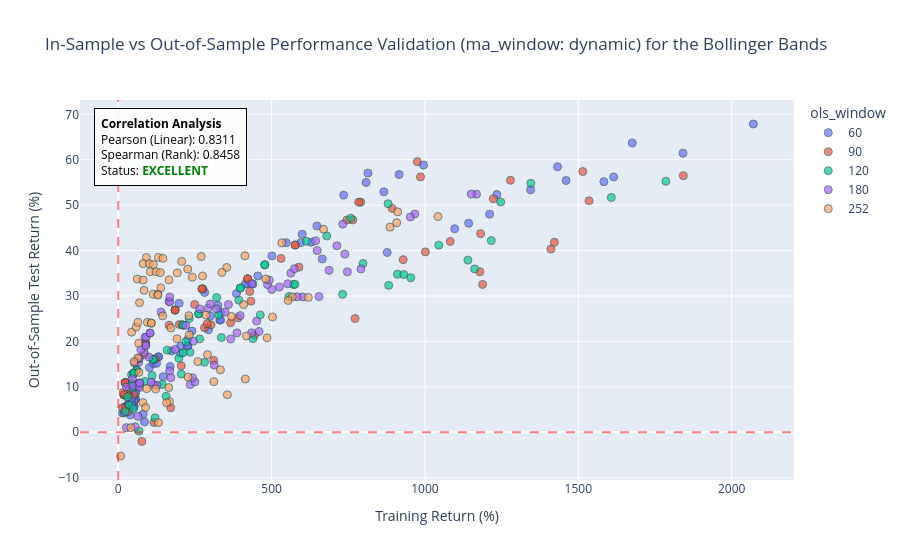

Notebook source saved alongside this figure:
### Code cell
# ==============================================================================
# 1. HYPERPARAMETER GRID FOR BOLLINGER BANDS STRATEGY
# ==============================================================================
windows_grid = config['grids']['bollinger']['ols_windows']
bollinger_param_grid = {
    'num_std': [round(x, 2) for x in np.linspace(1.0, 2.0, 15)],
    'stop_mult': config['grids']['bollinger']['stop_mult'],
    'ma_window': config['grids']['bollinger']['ma_window']
}

# ==============================================================================
# 2. INITIALIZE AND EXECUTE MODULAR BACKTEST
# ==============================================================================
backtest = PairsBacktest(
    ticker_x=ticker_x,
    ticker_y=ticker_y,
    start_date=str(start_date),
    end_date_train=str(end_date_train),
    start_date_test=str(start_date_test),
    end_date=str(end_date),
    strategy_cls=DynamicMeanReversionStrategy,
    strategy_param_grid=bollinger_param_grid,
    ols_windows_to_test=windows_grid,
    show_heatmaps=True,
    transaction_cost=t_cost,
    compounding=is_compounding,  
    target_metric=metric_to_use,
    strategy_name=strategy_name_BB
)

final_train_df, final_test_df = backtest.execute_pipeline()

if final_train_df is not None and final_test_df is not None:
    print(f"\n Evaluating In-Sample Regimes for {ticker_x} x {ticker_y}")
    evaluate_stationarity_regimes(final_train_df, strategy_name_BB, is_compounding)

    print(f"\n Evaluating Out-of-Sample Regimes for {ticker_x} x {ticker_y}")
    evaluate_stationarity_regimes(final_test_df, strategy_name_BB, is_compounding)

### Figure 1 — Plotly figure (JSON) as saved in the notebook; plotly's stock layout.template omitted (floating-point values rounded to 4 significant figures; data arrays with more than 128 entries replaced by an {"elided": "..."} marker saying what was removed)
{"data": [{"customdata": {"elided": "75x4 mixed values"}, "hovertemplate": "ols_window=%{customdata[0]}<br>Training Return (%)=%{x}<br>Out-of-Sample Test Return (%)=%{y}<br>num_std=%{customdata[1]}<br>stop_mult=%{customdata[2]}<br>ma_window=%{customdata[3]}<extra></extra>", "legendgroup": "60", "marker": {"color": "#636efa", "line": {"color": "DarkSlateGrey", "width": 1}, "opacity": 0.7, "size": 8, "symbol": "circle"}, "mode": "markers", "name": "60", "orientation": "v", "showlegend": true, "type": "scatter", "x": [81.42, 300.9, 1097.0, 1615.0, 2070.0, 85.57, 424.5, 1143.0, 1583.0, 1841.0, 146.3, 665.1, 1234.0, 1432.0, 1676.0, 173.9, 877.0, 1211.0, 1344.0, 1460.0, 198.5, 629.1, 866.2, 915.6, 995.2, 281.6, 647.6, 734.9, 808.2, 814.1, 324.7, 501.1, 547.7, 595.1, 599.6, 240.2, 385.3, 414.7, 439.0, 455.0, 203.2, 294.3, 331.0, 333.8, 333.8, 169.4, 203.0, 225.2, 227.1, 227.1, 101.6, 114.7, 124.9, 131.4, 131.4, 35.12, 55.35, 56.24, 56.24, 56.24, 39.36, 51.2, 52.06, 52.06, 52.06, 33.02, 43.43, 44.25, 44.25, 44.25, 13.34, 19.46, 22.9, 22.9, 22.9], "xaxis": "x", "y": [3.995, 25.57, 44.8, 56.22, 67.87, 2.259, 32.69, 46.0, 55.17, 61.45, 12.22, 38.16, 52.34, 58.44, 63.69, 17.89, 39.59, 48.02, 53.39, 55.42, 28.38, 41.82, 52.92, 56.74, 58.83, 30.77, 45.41, 52.2, 55.0, 57.06, 27.91, 38.81, 41.73, 41.73, 43.62, 22.28, 30.54, 32.64, 32.64, 34.4, 17.33, 22.55, 24.71, 24.71, 26.36, 14.47, 18.93, 18.93, 18.93, 20.42, 14.24, 15.16, 15.16, 16.6, 16.6, 6.711, 7.377, 7.377, 8.721, 8.721, 3.797, 5.624, 5.624, 6.946, 6.946, 6.06, 6.06, 6.06, 7.388, 7.388, 4.261, 4.261, 5.566, 5.566, 5.566], "yaxis": "y"}, {"customdata": {"elided": "75x4 mixed values"}, "hovertemplate": "ols_window=%{customdata[0]}<br>Training Return (%)=%{x}<br>Out-of-Sample Test Return (%)=%{y}<br>num_std=%{customdata[1]}<br>stop_mult=%{customdata[2]}<br>ma_window=%{customdata[3]}<extra></extra>", "legendgroup": "90", "marker": {"color": "#EF553B", "line": {"color": "DarkSlateGrey", "width": 1}, "opacity": 0.7, "size": 8, "symbol": "circle"}, "mode": "markers", "name": "90", "orientation": "v", "showlegend": true, "type": "scatter", "x": [76.97, 311.2, 1188.0, 1411.0, 1842.0, 116.4, 444.3, 1082.0, 1182.0, 1515.0, 171.2, 772.1, 1179.0, 1422.0, 1535.0, 205.4, 929.0, 1001.0, 1223.0, 1279.0, 281.3, 764.6, 893.2, 985.5, 975.0, 302.6, 589.0, 745.7, 790.5, 784.1, 366.4, 432.7, 530.6, 577.0, 577.0, 290.3, 390.5, 428.7, 421.9, 421.9, 199.2, 249.1, 276.0, 273.3, 273.3, 121.1, 165.8, 185.3, 185.3, 185.3, 50.53, 85.55, 88.95, 88.95, 88.95, 31.6, 33.4, 32.43, 32.43, 32.43, 23.57, 28.88, 28.88, 28.88, 28.88, 14.06, 19.13, 19.13, 19.13, 19.13, 15.66, 23.04, 23.04, 23.04, 23.04], "xaxis": "x", "y": [-2.023, 15.83, 32.54, 40.32, 56.49, 2.167, 21.35, 42.01, 43.72, 57.39, 5.385, 25.03, 35.35, 41.83, 50.95, 14.63, 38.0, 39.71, 51.41, 55.47, 23.0, 46.75, 49.29, 56.22, 59.57, 23.66, 36.34, 46.71, 50.66, 50.66, 24.1, 28.85, 38.27, 41.23, 41.23, 23.88, 25.17, 30.98, 33.79, 33.79, 23.73, 28.12, 31.56, 31.56, 31.56, 16.16, 23.56, 26.9, 26.9, 26.9, 8.35, 17.1, 19.61, 19.61, 19.61, 4.549, 8.149, 10.47, 10.47, 10.47, 5.008, 8.372, 8.372, 8.372, 8.372, 5.387, 8.23, 8.23, 8.23, 8.23, 8.69, 10.93, 10.93, 10.93, 10.93], "yaxis": "y"}, {"customdata": {"elided": "75x4 mixed values"}, "hovertemplate": "ols_window=%{customdata[0]}<br>Training Return (%)=%{x}<br>Out-of-Sample Test Return (%)=%{y}<br>num_std=%{customdata[1]}<br>stop_mult=%{customdata[2]}<br>ma_window=%{customdata[3]}<extra></extra>", "legendgroup": "120", "marker": {"color": "#00cc96", "line": {"color": "DarkSlateGrey", "width": 1}, "opacity": 0.7, "size": 8, "symbol": "circle"}, "mode": "markers", "name": "120", "orientation": "v", "showlegend": true, "type": "scatter", "x": [67.71, 281.3, 881.7, 1162.0, 1785.0, 119.9, 438.9, 953.9, 1140.0, 1608.0, 156.2, 571.3, 910.1, 1216.0, 1345.0, 205.4, 731.6, 930.8, 1045.0, 1247.0, 220.6, 556.5, 798.0, 758.0, 879.8, 265.4, 463.0, 576.3, 613.8, 679.9, 233.9, 327.9, 393.2, 477.7, 477.7, 197.6, 336.2, 321.0, 398.2, 398.2, 143.8, 211.4, 231.3, 262.1, 262.1, 110.3, 159.4, 210.5, 210.5, 210.5, 54.04, 86.85, 113.6, 113.6, 113.6, 35.46, 43.23, 60.3, 60.3, 60.3, 49.55, 47.62, 61.52, 61.52, 61.52, 31.2, 50.57, 50.57, 50.57, 50.57, 22.88, 44.05, 44.05, 44.05, 44.05], "xaxis": "x", "y": [0.268, 15.4, 32.34, 35.96, 55.26, 3.174, 20.61, 34.02, 37.89, 51.69, 7.903, 32.5, 34.78, 42.19, 54.81, 12.81, 30.36, 34.73, 41.2, 50.7, 19.91, 29.88, 37.15, 47.13, 50.32, 20.54, 25.82, 32.58, 42.03, 43.22, 17.62, 25.81, 29.08, 36.88, 36.88, 16.26, 20.85, 29.67, 31.75, 31.75, 10.52, 17.5, 25.02, 26.07, 26.07, 12.46, 18.07, 23.61, 23.61, 23.61, 10.03, 11.19, 16.05, 16.05, 16.05, 5.964, 12.69, 13.63, 13.63, 13.63, 5.172, 9.71, 10.63, 10.63, 10.63, 7.811, 12.99, 12.99, 12.99, 12.99, 4.56, 10.61, 10.61, 10.61, 10.61], "yaxis": "y"}, {"customdata": {"elided": "75x4 mixed values"}, "hovertemplate": "ols_window=%{customdata[0]}<br>Training Return (%)=%{x}<br>Out-of-Sample Test Return (%)=%{y}<br>num_std=%{customdata[1]}<br>stop_mult=%{customdata[2]}<br>ma_window=%{customdata[3]}<extra></extra>", "legendgroup": "180", "marker": {"color": "#ab63fa", "line": {"color": "DarkSlateGrey", "width": 1}, "opacity": 0.7, "size": 8, "symbol": "circle"}, "mode": "markers", "name": "180", "orientation": "v", "showlegend": true, "type": "scatter", "x": [26.51, 126.5, 451.2, 687.3, 1168.0, 55.05, 185.8, 601.8, 791.3, 1151.0, 64.42, 313.2, 582.7, 747.0, 966.9, 115.3, 459.0, 654.4, 738.8, 952.5, 107.3, 397.6, 552.7, 643.5, 732.0, 234.4, 434.9, 525.4, 648.6, 712.9, 249.8, 387.0, 500.6, 562.9, 574.5, 242.4, 366.7, 435.5, 486.7, 492.5, 167.8, 245.2, 348.4, 320.1, 359.2, 171.5, 219.9, 293.1, 265.9, 299.9, 100.6, 139.8, 165.5, 168.2, 168.2, 58.39, 87.15, 91.28, 103.7, 103.7, 46.16, 84.76, 73.5, 89.65, 89.65, 26.61, 66.44, 53.81, 68.13, 68.13, 48.39, 68.0, 69.68, 69.68, 69.68], "xaxis": "x", "y": [1.008, 10.31, 24.47, 35.64, 52.4, 1.215, 18.24, 29.78, 35.95, 52.44, 3.489, 14.77, 29.82, 35.32, 48.05, 10.51, 22.19, 29.86, 39.22, 47.39, 11.03, 25.68, 32.68, 42.14, 45.81, 10.49, 21.88, 31.97, 40.01, 41.05, 11.07, 21.88, 31.45, 35.03, 36.0, 11.99, 20.54, 32.71, 32.51, 33.47, 13.49, 20.06, 26.46, 27.16, 28.12, 12.03, 23.52, 27.29, 27.13, 28.25, 16.53, 26.48, 28.82, 28.65, 29.79, 10.24, 20.89, 20.92, 21.83, 21.83, 11.77, 17.54, 18.2, 19.09, 19.09, 9.944, 15.38, 15.23, 16.25, 16.25, 10.17, 10.14, 9.875, 10.85, 10.85], "yaxis": "y"}, {"customdata": {"elided": "75x4 mixed values"}, "hovertemplate": "ols_window=%{customdata[0]}<br>Training Return (%)=%{x}<br>Out-of-Sample Test Return (%)=%{y}<br>num_std=%{customdata[1]}<br>stop_mult=%{customdata[2]}<br>ma_window=%{customdata[3]}<extra></extra>", "legendgroup": "252", "marker": {"color": "#FFA15A", "line": {"color": "DarkSlateGrey", "width": 1}, "opacity": 0.7, "size": 8, "symbol": "circle"}, "mode": "markers", "name": "252", "orientation": "v", "showlegend": true, "type": "scatter", "x": [8.015, 167.2, 414.3, 485.4, 1043.0, 40.91, 227.8, 333.1, 567.4, 911.0, 80.3, 311.7, 417.7, 553.9, 908.0, 121.7, 355.9, 502.9, 619.7, 885.9, 164.6, 259.5, 408.6, 481.2, 669.3, 157.7, 290.8, 369.2, 353.7, 533.4, 131.0, 231.5, 286.2, 275.0, 413.1, 88.83, 191.7, 230.2, 241.6, 337.9, 67.33, 171.4, 165.5, 207.0, 270.6, 92.54, 145.0, 138.7, 192.6, 226.5, 66.42, 84.16, 91.7, 130.8, 145.7, 43.52, 62.15, 81.07, 101.4, 114.5, 58.56, 81.17, 104.7, 123.7, 137.1, 63.86, 69.43, 113.9, 129.3, 129.3, 51.39, 63.85, 95.13, 107.8, 107.8], "xaxis": "x", "y": [-5.234, 6.745, 11.71, 20.79, 47.49, 0.9982, 12.12, 13.74, 29.81, 48.52, 6.528, 11.13, 21.2, 29.01, 46.12, 9.524, 8.255, 25.38, 29.68, 45.16, 9.844, 15.56, 28.1, 33.74, 44.69, 6.47, 17.08, 25.49, 36.28, 41.7, 2.103, 21.43, 25.79, 34.4, 38.84, 5.418, 20.57, 25.67, 34.13, 35.18, 13.18, 22.95, 33.54, 37.61, 38.69, 9.593, 25.62, 31.79, 35.08, 35.93, 19.58, 31.25, 38.48, 38.48, 38.28, 22.02, 33.73, 37.13, 37.13, 36.93, 23.18, 33.52, 35.33, 35.33, 35.14, 16.38, 28.52, 30.39, 30.39, 30.2, 15.52, 24.2, 24.2, 24.03, 24.03], "yaxis": "y"}], "layout": {"annotations": [{"align": "left", "bgcolor": "rgba(255, 255, 255, 0.9)", "bordercolor": "black", "borderpad": 6, "borderwidth": 1, "font": {"color": "black", "size": 12}, "showarrow": false, "text": "<b>Correlation Analysis</b><br>Pearson (Linear): 0.8311<br>Spearman (Rank): 0.8458<br>Status: <span style='color:green'><b>EXCELLENT</b></span>", "x": 0.02, "xref": "paper", "y": 0.98, "yref": "paper"}], "legend": {"title": {"text": "ols_window"}, "tracegroupgap": 0}, "shapes": [{"line": {"color": "red", "dash": "dash"}, "opacity": 0.5, "type": "line", "x0": 0, "x1": 1, "xref": "x domain", "y0": 0, "y1": 0, "yref": "y"}, {"line": {"color": "red", "dash": "dash"}, "opacity": 0.5, "type": "line", "x0": 0, "x1": 0, "xref": "x", "y0": 0, "y1": 1, "yref": "y domain"}], "title": {"text": "In-Sample vs Out-of-Sample Performance Validation (ma_window: dynamic) for the Bollinger Bands"}, "xaxis": {"anchor": "y", "domain": [0, 1], "title": {"text": "Training Return (%)"}}, "yaxis": {"anchor": "x", "domain": [0, 1], "title": {"text": "Out-of-Sample Test Return (%)"}}}}
